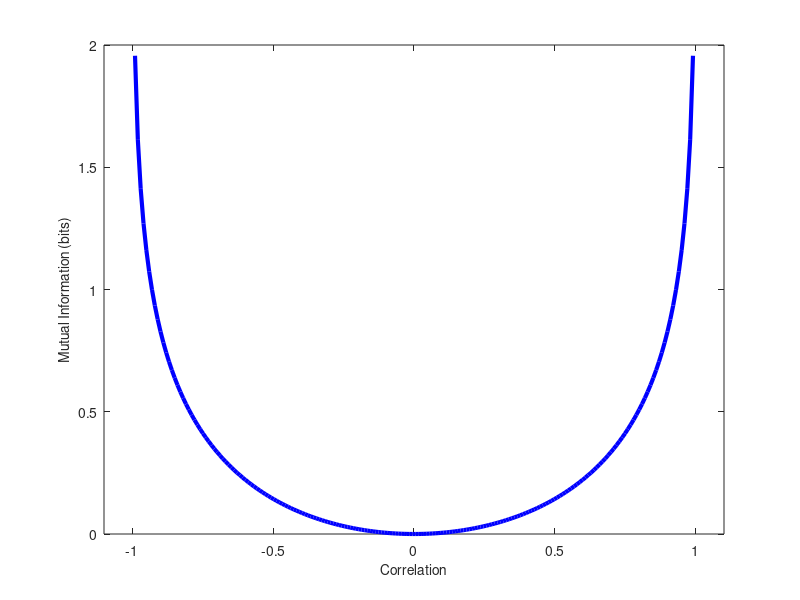

MATLAB code for this plot: (Note: this script raises an error after producing the figure.)
% corrleation vs information for two gaussian variables
C = linspace(-1,1,200);
NC = length(C);

I = zeros(size(C));
for i=1:NC
    
    thsI = log(2*pi*exp(1)) - 1 - log(2*pi) - 0.5*log(det([ 1 C(i); C(i) 1]));
    I(i) = thsI;
end


%%
figure
plot(C,I,'b','LineWidth',3)
xlabel('Correlation','FontSize',10)
ylabel('Mutual Information (bits)','FontSize',10)
%title('Two Gaussian Variables','FontSize',16)
xlim([-1.1 1.1])

xline(-1,'m:','LineWidth',5)
xline(1,'m:','LineWidth',5)
axis square
set(gca,'FontSize',10)
set(gca,'TickLength',[0.02 0.025])
set(gca,'TickDir','out')
box off
